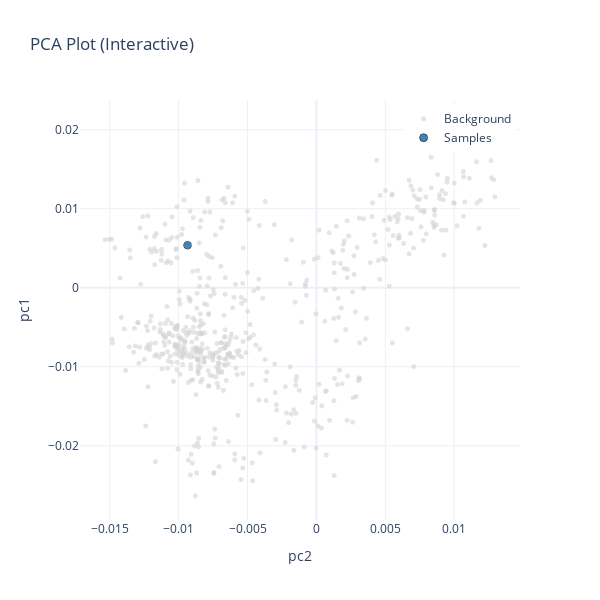

Here is the notebook cell this chart was saved with:
### Code cell
%%time
project_eigenstrat(es_path="/mnt/archgen/Autorun_eager/eager_outputs/SG/BMG/BMG001/genotyping/pileupcaller.single",
                   pca="EU", es_type="autoeager",  plot=['pc2', 'pc1'], fig_path='./figs/BMG001_Joscha.html')

### Figure 1 — Plotly figure (JSON) as saved in the notebook; plotly's stock layout.template omitted (floating-point values rounded to 4 significant figures; data arrays with more than 128 entries replaced by an {"elided": "..."} marker saying what was removed)
{"data": [{"hovertemplate": "<b>%{text}</b><br>pc2: %{x}<br>pc1: %{y}<extra></extra>", "marker": {"color": "lightgray", "opacity": 0.6, "size": 5}, "mode": "markers", "name": "Background", "text": {"elided": "552 str values"}, "type": "scattergl", "x": {"elided": "552 float values"}, "y": {"elided": "552 float values"}}, {"hovertemplate": "<b>%{text}</b><br>pc2: %{x}<br>pc1: %{y}<extra></extra>", "marker": {"color": "steelblue", "line": {"color": "black", "width": 0.5}, "size": 8}, "mode": "markers", "name": "Samples", "text": ["BMG001_ss"], "type": "scattergl", "x": [-0.009353], "y": [0.005378]}], "layout": {"height": 600, "legend": {"x": 0.99, "xanchor": "right", "y": 0.99, "yanchor": "top"}, "title": {"text": "PCA Plot (Interactive)"}, "width": 600, "xaxis": {"title": {"text": "pc2"}}, "yaxis": {"title": {"text": "pc1"}}}}
